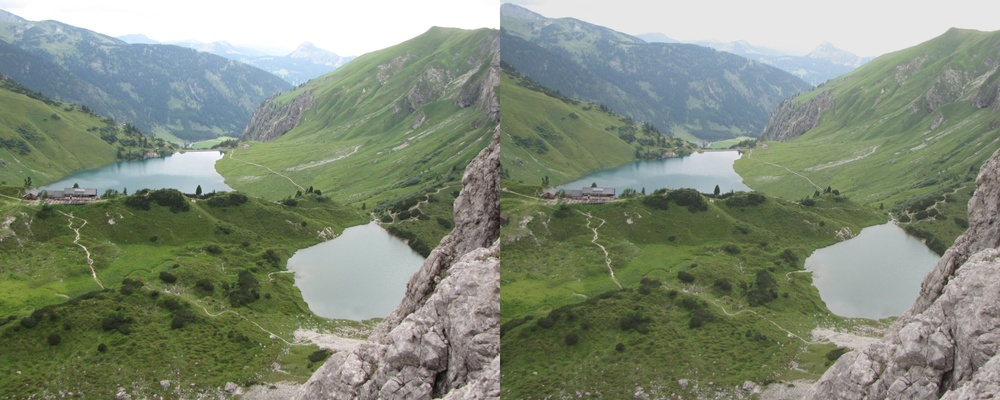
//> input picture stereo.jpg, 1000 x 400 px, shrunk from 2454 x 982 before the run
$ ./Ex1_Jonas_Knobloch   (built with g++ and OpenCV 4)
//> lines starting //> are read from the running program, lines starting //| are printed output that depends on the picture
#include<opencv2/opencv.hpp>

using namespace cv;
using namespace std;

int main() {
    Mat img = imread("../stereo.jpg");
//> img is the input picture: 400 rows x 1000 cols, CV_8UC3; mean B, G, R 122.3, 139.9, 130.3

    cout << "input: " << img.size() << endl;
//| input: [1000 x 400]

    Range rows = Range(0, img.size().height);
//> rows = Range(0, 400)
    Range colsL = Range(0, img.size().width / 2);
//> colsL = Range(0, 500)
    Range colsR = Range(img.size().width / 2, img.size().width);
//> colsR = Range(500, 1000)

    Mat left = img(rows, colsL);
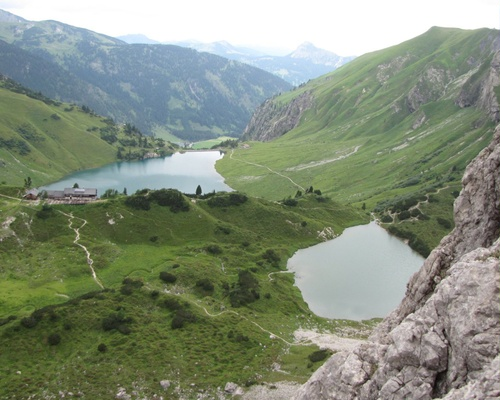
//> left: 400 rows x 500 cols, CV_8UC3; mean B, G, R 123.8, 142.2, 132.1
    Mat right = img(rows, colsR);
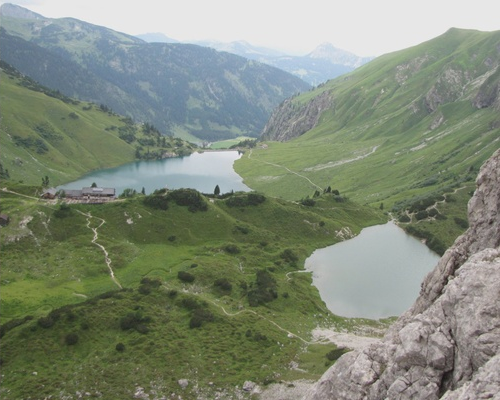
//> right: 400 rows x 500 cols, CV_8UC3; mean B, G, R 120.9, 137.7, 128.4

    cout << "left: " << left.size() << endl;
//| left: [500 x 400]
    cout << "right: " << right.size() << endl;
//| right: [500 x 400]

    vector<Mat> channelsL(3);
    vector<Mat> channelsR(3);

    split(left, channelsL);
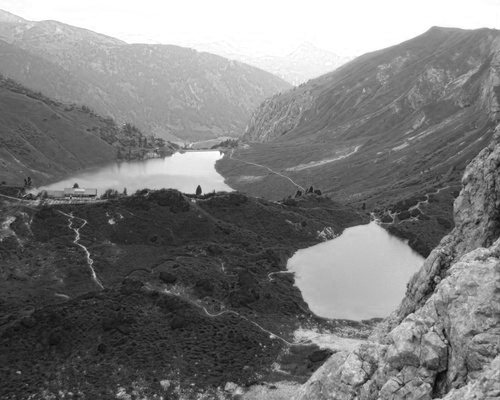
//> channelsL[0]: 400 rows x 500 cols, CV_8UC1; min 4, max 255, mean 123.8
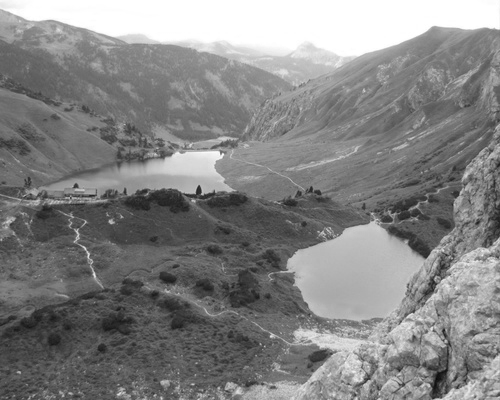
//> channelsL[2]: 400 rows x 500 cols, CV_8UC1; min 10, max 255, mean 132.1
    split(right, channelsR);
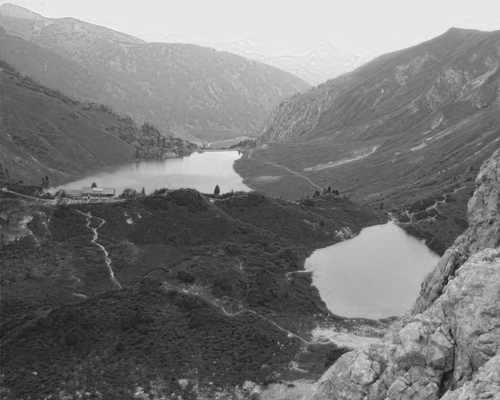
//> channelsR[0]: 400 rows x 500 cols, CV_8UC1; min 21, max 244, mean 120.9
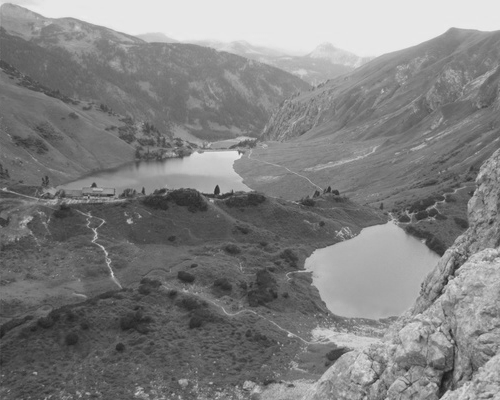
//> channelsR[2]: 400 rows x 500 cols, CV_8UC1; min 26, max 237, mean 128.4

    vector<Mat> channelsA(3);

    channelsA[0] = channelsR[0];
    channelsA[1] = channelsR[1];
    channelsA[2] = channelsL[2];

    Mat anaglyph;
    merge(channelsA, anaglyph);
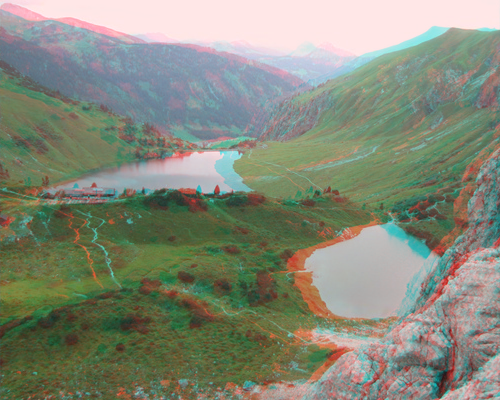
//> anaglyph: 400 rows x 500 cols, CV_8UC3; mean B, G, R 120.9, 137.7, 132.1

    namedWindow("left", 1);
    namedWindow("right", 1);
    namedWindow("anaglyph", 1);

    imshow("left", left);
    imshow("right", right);
    imshow("anaglyph", anaglyph);

    waitKey(0);
}
